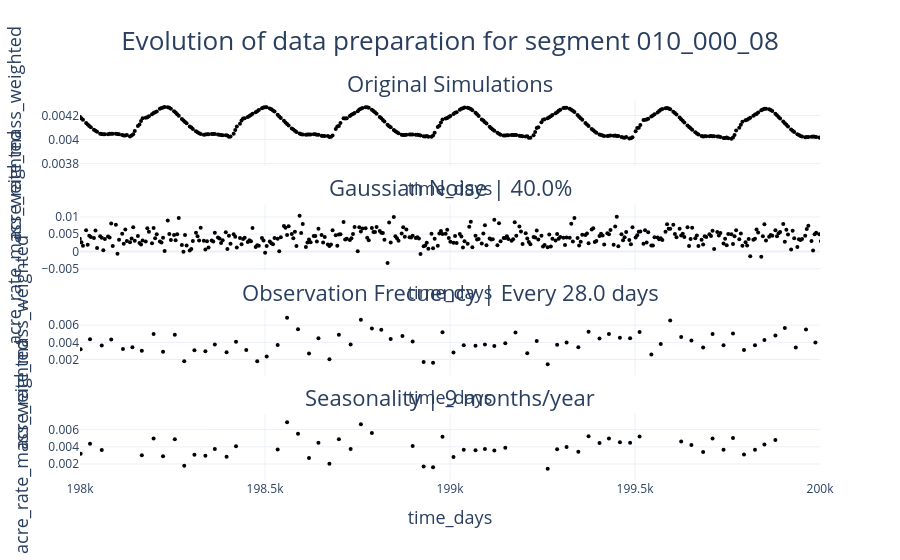

The cell this chart's notebook holds for it:
### Code cell
plot_id_across_dfs(
    dfs,
    id="010_000_08",
    main_title_font_size=26,
    subplot_title_font_size=22,
    axis_title_font_size=18,
    tick_font_size=12,
    x_range=(198000, 200000)
)

### Figure 1 — Plotly figure (JSON) as saved in the notebook; plotly's stock layout.template omitted (floating-point values rounded to 4 significant figures; data arrays with more than 128 entries replaced by an {"elided": "..."} marker saying what was removed)
{"data": [{"marker": {"color": "black", "size": 4}, "mode": "markers", "showlegend": false, "type": "scatter", "x": {"elided": "5000 float values"}, "xaxis": "x", "y": {"elided": "5000 float values"}, "yaxis": "y"}, {"marker": {"color": "black", "size": 4}, "mode": "markers", "showlegend": false, "type": "scatter", "x": {"elided": "5000 float values"}, "xaxis": "x2", "y": {"elided": "5000 float values"}, "yaxis": "y2"}, {"marker": {"color": "black", "size": 4}, "mode": "markers", "showlegend": false, "type": "scatter", "x": {"elided": "965 float values"}, "xaxis": "x3", "y": {"elided": "965 float values"}, "yaxis": "y3"}, {"marker": {"color": "black", "size": 4}, "mode": "markers", "showlegend": false, "type": "scatter", "x": {"elided": "724 float values"}, "xaxis": "x4", "y": {"elided": "724 float values"}, "yaxis": "y4"}], "layout": {"annotations": [{"font": {"size": 22}, "showarrow": false, "text": "Original Simulations", "x": 0.5, "xanchor": "center", "xref": "paper", "y": 1, "yanchor": "bottom", "yref": "paper"}, {"font": {"size": 22}, "showarrow": false, "text": "Gaussian Noise | 40.0%", "x": 0.5, "xanchor": "center", "xref": "paper", "y": 0.725, "yanchor": "bottom", "yref": "paper"}, {"font": {"size": 22}, "showarrow": false, "text": "Observation Frecuency | Every 28.0 days", "x": 0.5, "xanchor": "center", "xref": "paper", "y": 0.45, "yanchor": "bottom", "yref": "paper"}, {"font": {"size": 22}, "showarrow": false, "text": "Seasonality | 9 months/year", "x": 0.5, "xanchor": "center", "xref": "paper", "y": 0.175, "yanchor": "bottom", "yref": "paper"}], "autosize": true, "font": {"size": 12}, "title": {"font": {"size": 26}, "text": "Evolution of data preparation for segment 010_000_08", "x": 0.5}, "xaxis": {"anchor": "y", "domain": [0, 1], "matches": "x4", "range": [198000, 200000], "showticklabels": false, "tickfont": {"size": 12}, "title": {"font": {"size": 18}, "text": "time_days"}, "type": "linear"}, "xaxis2": {"anchor": "y2", "domain": [0, 1], "matches": "x4", "range": [198000, 200000], "showticklabels": false, "tickfont": {"size": 12}, "title": {"font": {"size": 18}, "text": "time_days"}, "type": "linear"}, "xaxis3": {"anchor": "y3", "domain": [0, 1], "matches": "x4", "range": [198000, 200000], "showticklabels": false, "tickfont": {"size": 12}, "title": {"font": {"size": 18}, "text": "time_days"}, "type": "linear"}, "xaxis4": {"anchor": "y4", "domain": [0, 1], "range": [198000, 200000], "tickfont": {"size": 12}, "title": {"font": {"size": 18}, "text": "time_days"}, "type": "linear"}, "yaxis": {"anchor": "x", "autorange": true, "domain": [0.825, 1], "range": [0.003794, 0.00431], "tickfont": {"size": 12}, "title": {"font": {"size": 18}, "text": "acre_rate_mass_weighted"}, "type": "linear"}, "yaxis2": {"anchor": "x2", "autorange": true, "domain": [0.55, 0.725], "range": [-0.005019, 0.01296], "tickfont": {"size": 12}, "title": {"font": {"size": 18}, "text": "acre_rate_mass_weighted"}, "type": "linear"}, "yaxis3": {"anchor": "x3", "autorange": true, "domain": [0.275, 0.45], "range": [0.0003916, 0.007625], "tickfont": {"size": 12}, "title": {"font": {"size": 18}, "text": "acre_rate_mass_weighted"}, "type": "linear"}, "yaxis4": {"anchor": "x4", "autorange": true, "domain": [0, 0.175], "range": [0.0003916, 0.007625], "tickfont": {"size": 12}, "title": {"font": {"size": 18}, "text": "acre_rate_mass_weighted"}, "type": "linear"}}}
